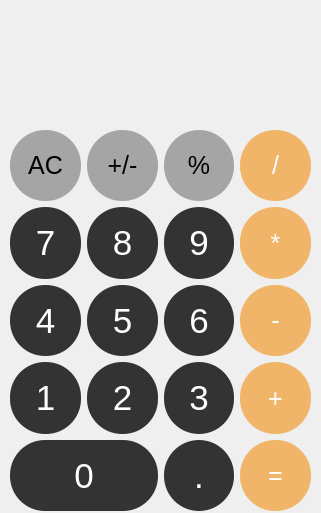
<?xml version="1.0" encoding="UTF-8"?>
<ui version="4.0">
 <class>Calculator</class>
 <widget class="QMainWindow" name="Calculator">
  <property name="geometry">
   <rect>
    <x>0</x>
    <y>0</y>
    <width>321</width>
    <height>513</height>
   </rect>
  </property>
  <property name="windowTitle">
   <string>MainWindow</string>
  </property>
  <widget class="QWidget" name="centralwidget">
   <widget class="QWidget" name="gridLayoutWidget">
    <property name="geometry">
     <rect>
      <x>10</x>
      <y>130</y>
      <width>301</width>
      <height>381</height>
     </rect>
    </property>
    <layout class="QGridLayout" name="gridLayout">
     <item row="2" column="0">
      <widget class="QPushButton" name="pushButton_4">
       <property name="sizePolicy">
        <sizepolicy hsizetype="Minimum" vsizetype="Expanding">
         <horstretch>0</horstretch>
         <verstretch>0</verstretch>
        </sizepolicy>
       </property>
       <property name="styleSheet">
        <string notr="true">QPushButton {
	color: white;
	background: #333;
	border-radius: 35%;
	font-size: 35px;
}
QPushButton:pressed {
	background: #4d4d4d;
}</string>
       </property>
       <property name="text">
        <string>4</string>
       </property>
      </widget>
     </item>
     <item row="0" column="0">
      <widget class="QPushButton" name="pushButton_clear">
       <property name="sizePolicy">
        <sizepolicy hsizetype="Minimum" vsizetype="Expanding">
         <horstretch>0</horstretch>
         <verstretch>0</verstretch>
        </sizepolicy>
       </property>
       <property name="styleSheet">
        <string notr="true">QPushButton {
	color: black;
	background: #a5a5a5;
	border-radius: 35%;
	font-size: 25px;
}

QPushButton:pressed {
	background: #d9d9d9;
}</string>
       </property>
       <property name="text">
        <string>AC</string>
       </property>
      </widget>
     </item>
     <item row="4" column="0" colspan="2">
      <widget class="QPushButton" name="pushButton_0">
       <property name="sizePolicy">
        <sizepolicy hsizetype="Minimum" vsizetype="Expanding">
         <horstretch>0</horstretch>
         <verstretch>0</verstretch>
        </sizepolicy>
       </property>
       <property name="styleSheet">
        <string notr="true">QPushButton {
	color: white;
	background: #333;
	border-radius: 35%;
	font-size: 35px;
}
QPushButton:pressed {
	background: #4d4d4d;
}</string>
       </property>
       <property name="text">
        <string>0</string>
       </property>
      </widget>
     </item>
     <item row="1" column="1">
      <widget class="QPushButton" name="pushButton_8">
       <property name="sizePolicy">
        <sizepolicy hsizetype="Minimum" vsizetype="Expanding">
         <horstretch>0</horstretch>
         <verstretch>0</verstretch>
        </sizepolicy>
       </property>
       <property name="styleSheet">
        <string notr="true">QPushButton {
	color: white;
	background: #333;
	border-radius: 35%;
	font-size: 35px;
}
QPushButton:pressed {
	background: #4d4d4d;
}</string>
       </property>
       <property name="text">
        <string>8</string>
       </property>
      </widget>
     </item>
     <item row="2" column="2">
      <widget class="QPushButton" name="pushButton_6">
       <property name="sizePolicy">
        <sizepolicy hsizetype="Minimum" vsizetype="Expanding">
         <horstretch>0</horstretch>
         <verstretch>0</verstretch>
        </sizepolicy>
       </property>
       <property name="styleSheet">
        <string notr="true">QPushButton {
	color: white;
	background: #333;
	border-radius: 35%;
	font-size: 35px;
}
QPushButton:pressed {
	background: #4d4d4d;
}</string>
       </property>
       <property name="text">
        <string>6</string>
       </property>
      </widget>
     </item>
     <item row="3" column="2">
      <widget class="QPushButton" name="pushButton_3">
       <property name="sizePolicy">
        <sizepolicy hsizetype="Minimum" vsizetype="Expanding">
         <horstretch>0</horstretch>
         <verstretch>0</verstretch>
        </sizepolicy>
       </property>
       <property name="styleSheet">
        <string notr="true">QPushButton {
	color: white;
	background: #333;
	border-radius: 35%;
	font-size: 35px;
}
QPushButton:pressed {
	background: #4d4d4d;
}</string>
       </property>
       <property name="text">
        <string>3</string>
       </property>
      </widget>
     </item>
     <item row="0" column="2">
      <widget class="QPushButton" name="pushButton_percent">
       <property name="sizePolicy">
        <sizepolicy hsizetype="Minimum" vsizetype="Expanding">
         <horstretch>0</horstretch>
         <verstretch>0</verstretch>
        </sizepolicy>
       </property>
       <property name="styleSheet">
        <string notr="true">QPushButton {
	color: black;
	background: #a5a5a5;
	border-radius: 35%;
	font-size: 25px;
}

QPushButton:pressed {
	background: #d9d9d9;
}</string>
       </property>
       <property name="text">
        <string>%</string>
       </property>
      </widget>
     </item>
     <item row="1" column="2">
      <widget class="QPushButton" name="pushButton_9">
       <property name="sizePolicy">
        <sizepolicy hsizetype="Minimum" vsizetype="Expanding">
         <horstretch>0</horstretch>
         <verstretch>0</verstretch>
        </sizepolicy>
       </property>
       <property name="styleSheet">
        <string notr="true">QPushButton {
	color: white;
	background: #333;
	border-radius: 35%;
	font-size: 35px;
}
QPushButton:pressed {
	background: #4d4d4d;
}</string>
       </property>
       <property name="text">
        <string>9</string>
       </property>
      </widget>
     </item>
     <item row="4" column="2">
      <widget class="QPushButton" name="pushButton_com">
       <property name="sizePolicy">
        <sizepolicy hsizetype="Minimum" vsizetype="Expanding">
         <horstretch>0</horstretch>
         <verstretch>0</verstretch>
        </sizepolicy>
       </property>
       <property name="styleSheet">
        <string notr="true">QPushButton {
	color: white;
	background: #333;
	border-radius: 35%;
	font-size: 35px;
}
QPushButton:pressed {
	background: #4d4d4d;
}</string>
       </property>
       <property name="text">
        <string>.</string>
       </property>
      </widget>
     </item>
     <item row="3" column="0">
      <widget class="QPushButton" name="pushButton_1">
       <property name="sizePolicy">
        <sizepolicy hsizetype="Minimum" vsizetype="Expanding">
         <horstretch>0</horstretch>
         <verstretch>0</verstretch>
        </sizepolicy>
       </property>
       <property name="styleSheet">
        <string notr="true">QPushButton {
	color: white;
	background: #333;
	border-radius: 35%;
	font-size: 35px;
}
QPushButton:pressed {
	background: #4d4d4d;
}</string>
       </property>
       <property name="text">
        <string>1</string>
       </property>
      </widget>
     </item>
     <item row="2" column="1">
      <widget class="QPushButton" name="pushButton_5">
       <property name="sizePolicy">
        <sizepolicy hsizetype="Minimum" vsizetype="Expanding">
         <horstretch>0</horstretch>
         <verstretch>0</verstretch>
        </sizepolicy>
       </property>
       <property name="styleSheet">
        <string notr="true">QPushButton {
	color: white;
	background: #333;
	border-radius: 35%;
	font-size: 35px;
}
QPushButton:pressed {
	background: #4d4d4d;
}</string>
       </property>
       <property name="text">
        <string>5</string>
       </property>
      </widget>
     </item>
     <item row="3" column="1">
      <widget class="QPushButton" name="pushButton_2">
       <property name="sizePolicy">
        <sizepolicy hsizetype="Minimum" vsizetype="Expanding">
         <horstretch>0</horstretch>
         <verstretch>0</verstretch>
        </sizepolicy>
       </property>
       <property name="styleSheet">
        <string notr="true">QPushButton {
	color: white;
	background: #333;
	border-radius: 35%;
	font-size: 35px;
}
QPushButton:pressed {
	background: #4d4d4d;
}</string>
       </property>
       <property name="text">
        <string>2</string>
       </property>
      </widget>
     </item>
     <item row="1" column="0">
      <widget class="QPushButton" name="pushButton_7">
       <property name="sizePolicy">
        <sizepolicy hsizetype="Minimum" vsizetype="Expanding">
         <horstretch>0</horstretch>
         <verstretch>0</verstretch>
        </sizepolicy>
       </property>
       <property name="styleSheet">
        <string notr="true">QPushButton {
	color: white;
	background: #333;
	border-radius: 35%;
	font-size: 35px;
}
QPushButton:pressed {
	background: #4d4d4d;
}</string>
       </property>
       <property name="text">
        <string>7</string>
       </property>
      </widget>
     </item>
     <item row="0" column="1">
      <widget class="QPushButton" name="pushButton_neg">
       <property name="sizePolicy">
        <sizepolicy hsizetype="Minimum" vsizetype="Expanding">
         <horstretch>0</horstretch>
         <verstretch>0</verstretch>
        </sizepolicy>
       </property>
       <property name="styleSheet">
        <string notr="true">QPushButton {
	color: black;
	background: #a5a5a5;
	border-radius: 35%;
	font-size: 25px;
}

QPushButton:pressed {
	background: #d9d9d9;
}</string>
       </property>
       <property name="text">
        <string>+/-</string>
       </property>
      </widget>
     </item>
     <item row="0" column="3">
      <widget class="QPushButton" name="pushButton_div">
       <property name="sizePolicy">
        <sizepolicy hsizetype="Minimum" vsizetype="Expanding">
         <horstretch>0</horstretch>
         <verstretch>0</verstretch>
        </sizepolicy>
       </property>
       <property name="styleSheet">
        <string notr="true">QPushButton {
	color: white;
	background: #f0b568;
	border-radius: 35%;
	font-size: 25px;
}
QPushButton:pressed {
	background: #f8d09b;
}</string>
       </property>
       <property name="text">
        <string>/</string>
       </property>
      </widget>
     </item>
     <item row="1" column="3">
      <widget class="QPushButton" name="pushButton_mul">
       <property name="sizePolicy">
        <sizepolicy hsizetype="Minimum" vsizetype="Expanding">
         <horstretch>0</horstretch>
         <verstretch>0</verstretch>
        </sizepolicy>
       </property>
       <property name="styleSheet">
        <string notr="true">QPushButton {
	color: white;
	background: #f0b568;
	border-radius: 35%;
	font-size: 25px;
}
QPushButton:pressed {
	background: #f8d09b;
}</string>
       </property>
       <property name="text">
        <string>*</string>
       </property>
      </widget>
     </item>
     <item row="2" column="3">
      <widget class="QPushButton" name="pushButton_sub">
       <property name="sizePolicy">
        <sizepolicy hsizetype="Minimum" vsizetype="Expanding">
         <horstretch>0</horstretch>
         <verstretch>0</verstretch>
        </sizepolicy>
       </property>
       <property name="styleSheet">
        <string notr="true">QPushButton {
	color: white;
	background: #f0b568;
	border-radius: 35%;
	font-size: 25px;
}
QPushButton:pressed {
	background: #f8d09b;
}</string>
       </property>
       <property name="text">
        <string>-</string>
       </property>
      </widget>
     </item>
     <item row="3" column="3">
      <widget class="QPushButton" name="pushButton_add">
       <property name="sizePolicy">
        <sizepolicy hsizetype="Minimum" vsizetype="Expanding">
         <horstretch>0</horstretch>
         <verstretch>0</verstretch>
        </sizepolicy>
       </property>
       <property name="styleSheet">
        <string notr="true">QPushButton {
	color: white;
	background: #f0b568;
	border-radius: 35%;
	font-size: 25px;
}
QPushButton:pressed {
	background: #f8d09b;
}</string>
       </property>
       <property name="text">
        <string>+</string>
       </property>
      </widget>
     </item>
     <item row="4" column="3">
      <widget class="QPushButton" name="pushButton_equal">
       <property name="sizePolicy">
        <sizepolicy hsizetype="Minimum" vsizetype="Expanding">
         <horstretch>0</horstretch>
         <verstretch>0</verstretch>
        </sizepolicy>
       </property>
       <property name="styleSheet">
        <string notr="true">QPushButton {
	color: white;
	background: #f0b568;
	border-radius: 35%;
	font-size: 25px;
}
QPushButton:pressed {
	background: #f8d09b;
}</string>
       </property>
       <property name="text">
        <string>=</string>
       </property>
      </widget>
     </item>
    </layout>
   </widget>
   <widget class="QLabel" name="result">
    <property name="geometry">
     <rect>
      <x>20</x>
      <y>30</y>
      <width>281</width>
      <height>81</height>
     </rect>
    </property>
    <property name="font">
     <font>
      <pointsize>26</pointsize>
      <bold>true</bold>
     </font>
    </property>
    <property name="styleSheet">
     <string notr="true">color: white;</string>
    </property>
    <property name="text">
     <string/>
    </property>
    <property name="alignment">
     <set>Qt::AlignRight|Qt::AlignTrailing|Qt::AlignVCenter</set>
    </property>
   </widget>
  </widget>
 </widget>
 <resources/>
 <connections/>
</ui>
